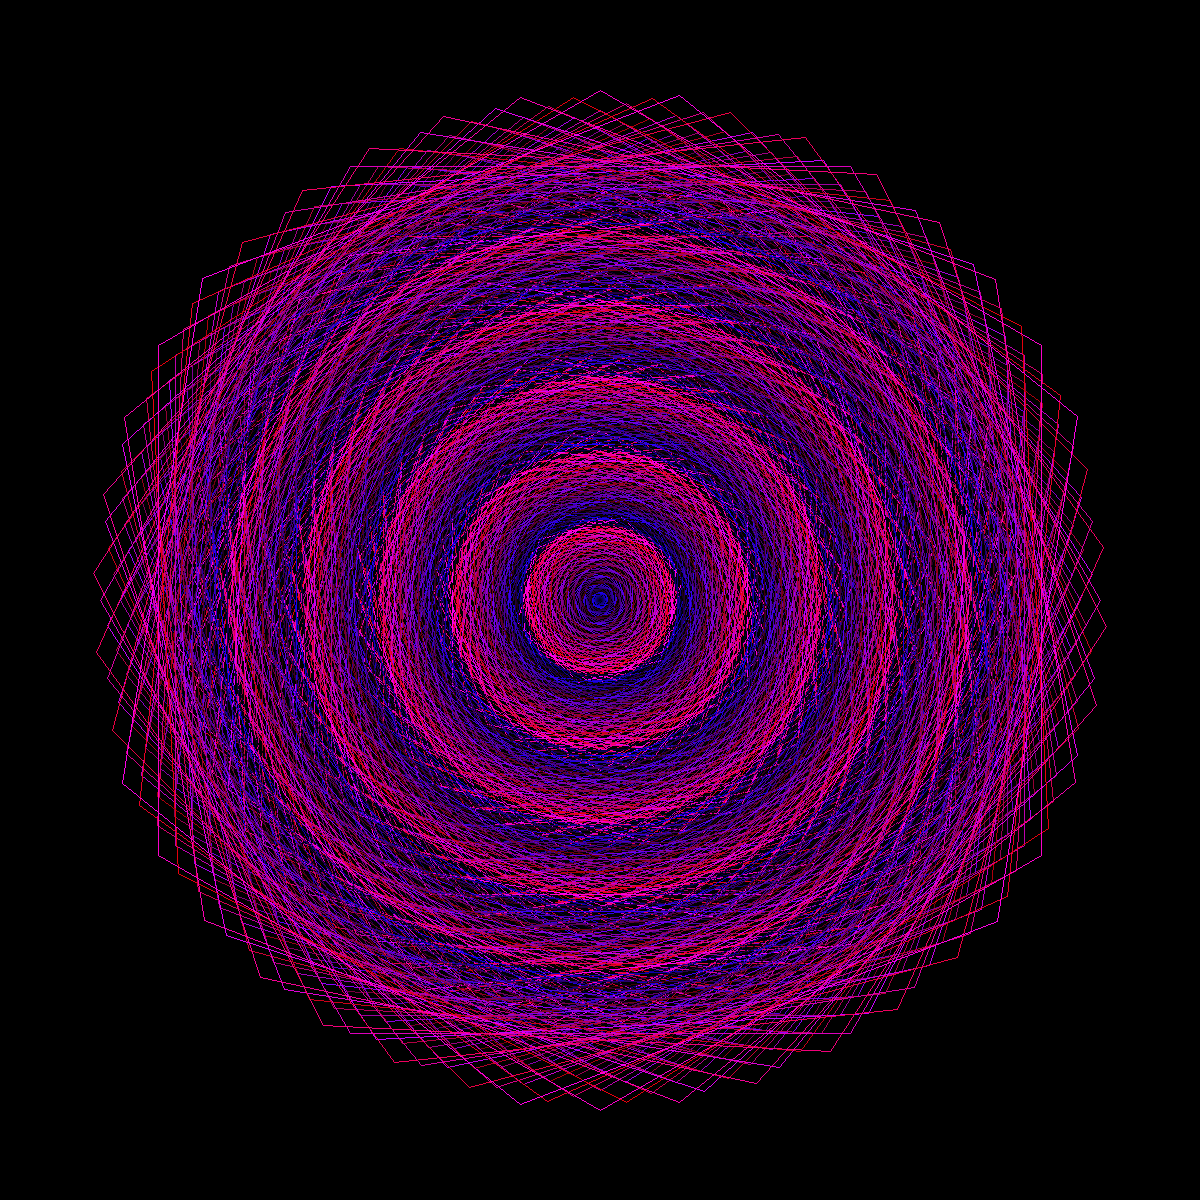

The Python source for this figure:
from PIL import Image, ImageDraw

# Setup
img_width = 1200
img_height = 1200
img = Image.new("RGB", (img_width, img_height), (0, 0, 0))
draw = ImageDraw.Draw(img)

# Draw
#radius = 1
for i in range(1, 512):
    #draw.regular_polygon((img_width/2, img_height/2, radius), 12, outline=(i, 0, (i*21)%255), rotation=i*9)

    # Draw a color wave which oscillates between white and black and other colors - differenet frequency waves which synchroonize...
    # Need something that is 256-periodic - so, like... i*4, i*8, i*16
    draw.regular_polygon((img_width/2, img_height/2, i), 6, outline=((i*3)%256, 0, (i*27)%256), rotation=i*51)
    #radius = radius * 1.0255

# Saves the picture
img_path = __file__.replace('.py', '.png')
img.save(img_path)
print(f'Saved {img_path}')
img.show()
